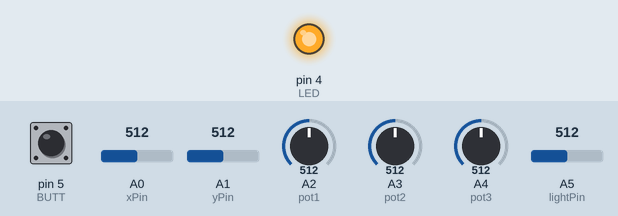
Recording of a sketch running on a simulated Arduino Uno, built with avr-gcc and run on an emulated ATmega328P. Shown: output pins drawn as LEDs (lit = HIGH). Inputs (shaded band) come from the test bench; at power-on: pin 5 (BUTT) LOW, A0 (xPin) = 512, A1 (yPin) = 512, A2 (pot1) = 512, A3 (pot2) = 512, A4 (pot3) = 512, A5 (lightPin) = 512. What the sketch prints to the serial monitor is not drawn.

Above: at 0.1 s.
Timing chart, 0 to 1.6 s (numbered marks = the images above):
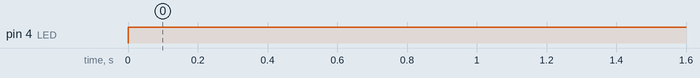

The sketch:

GRANDMOTHER.ino
```cpp
int potval1;
int potval2;
int potval3;

int pot1 = A2;
int pot2 = A3;
int pot3 = A4;

int x, y;
int xPin = A0; int yPin = A1;
int light; int lightPin = A5;
int buttonVAL;

const int LED = 4;
const int BUTT = 5;

void setup() {

  // put your setup code here, to run once:
  Serial.begin(9600);
  Serial.println("commencing Grandmother");

  pinMode(LED, OUTPUT);
  pinMode(BUTT, INPUT);

}


void loop() {
  // put your main code here, to run repeatedly:
  digitalWrite(LED, HIGH);
  buttonVAL = digitalRead(BUTT);


  potval1 = analogRead(pot1);
  potval2 = analogRead(pot2);
  potval3 = analogRead(pot3);

  x = analogRead(xPin);
  y = analogRead(yPin);

  light = analogRead(lightPin);

  char buf[64];
  sprintf(buf, ":%05u:%05u:%05u:%05u:%05u:%05u:%05u", x, y, potval1, potval2, potval3, light);
  Serial.println(buf);

}
```

Measured:
- by itself, pin 4 (LED): LOW → HIGH at 0.00 s
